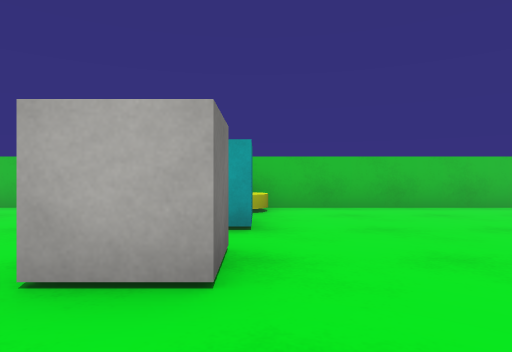
[1] (above)

13 first-person views from a walk through a 3-D level made in the Unity game engine. The camera is 0.62 m above the floor, looks level and sees 75° across. The floor is counted in squares, 1 m on a side. Each view is taken from the middle of a square. On the plan, view 1 faces up. The plan holds only what a view shows up to about 10 squares ahead; the rest is blank. The player character is not drawn. Surface patterns are stand-ins for the level's own textures.

[2]
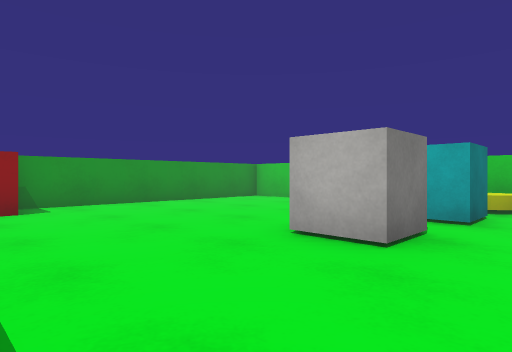

[3]
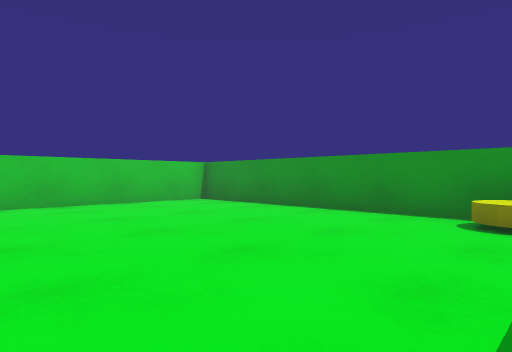

[4]
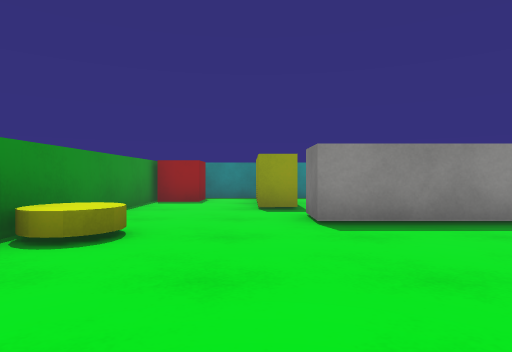

[5]
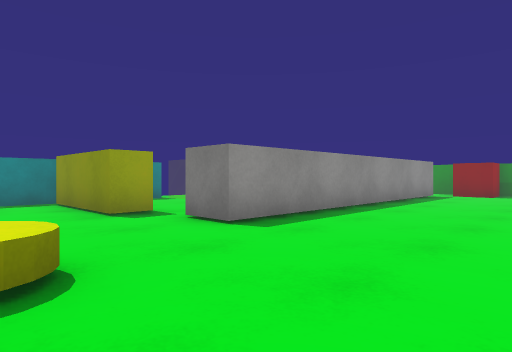

[6]
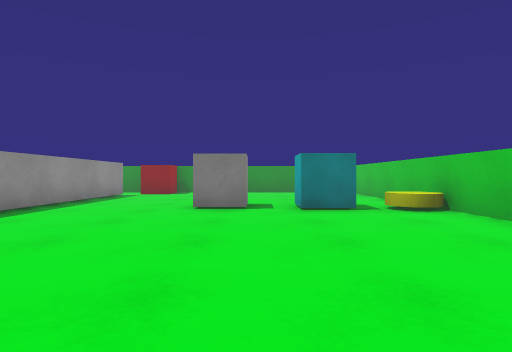

[7]
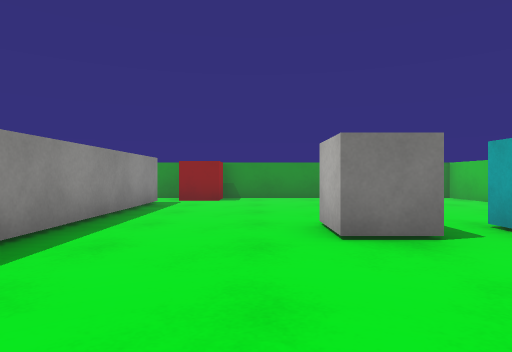

[8]
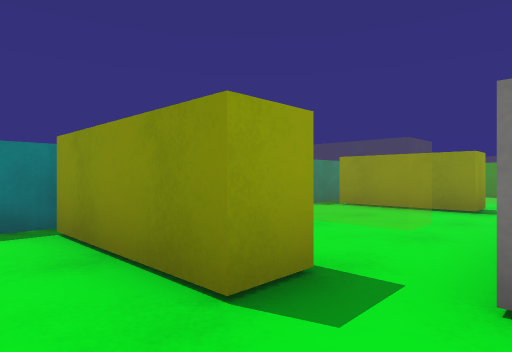

[9]
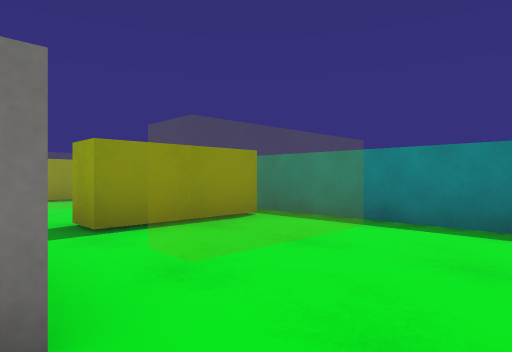

[10]
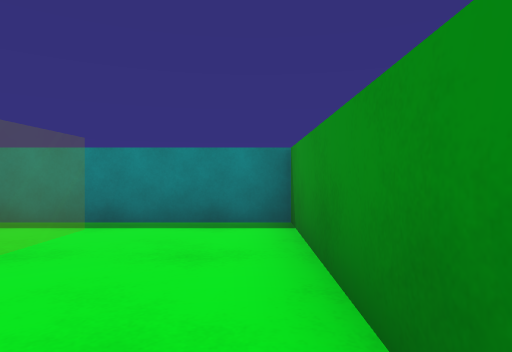

[11]
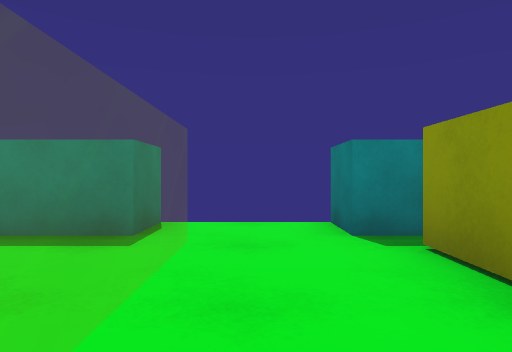

[12]
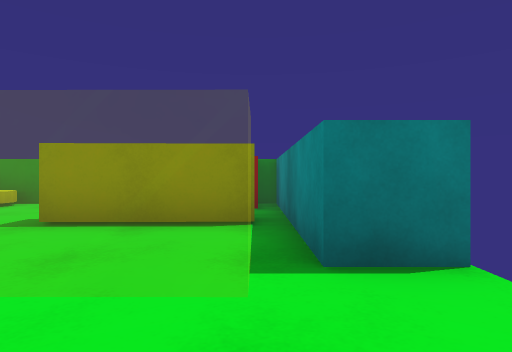

[13]
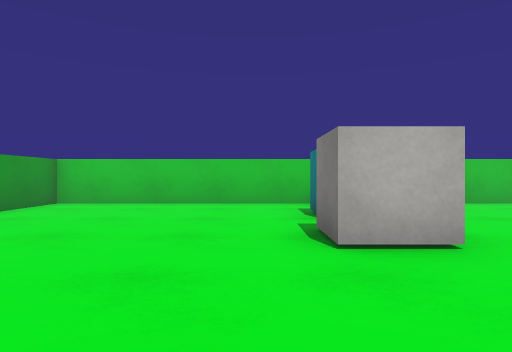

### Floor plan
Key: @ floor where view 1 was taken; # wall or solid block; x gap in a wall; . floor; = window, fence, low wall or low ledge; I disc; C cyan cube; W white cube; R red cube.
Columns run from 7 left of view 1 to 7 right of it. Each row starts with its distance up from view 1.
  7 ###############
  6 #......I......#
  5 #.....CC......#
  4 #.....CC......#
  3 #.....W.......#
  2 #.....WW......#
  1 #.............#
  0 #R.....@......#
 -1 #R...........I#
 -2 #..########...#
 -3 #.............#
 -4 #..=.#..=.##..#
 -5 #..=.#..=.##.R#
 -6 #....x..=..x.R#
 -7 #######.#####
 -8       # #

Where each view was taken, in squares from view 1:
view 1: 0 up, 0 right, facing up
view 2: 1 down, 1 right, facing up-left
view 3: 1 down, 1 right, facing up-right
view 4: 3 up, 4 right, facing down
view 5: 2 up, 6 right, facing down-left
view 6: 3 up, 6 right, facing left
view 7: 1 up, 3 right, facing left
view 8: 2 down, 5 right, facing down-left
view 9: 2 down, 6 left, facing down-right
view 10: 2 down, 6 left, facing down
view 11: 3 down, 0 right, facing down
view 12: 6 down, 1 left, facing right
view 13: 1 down, 2 left, facing up
